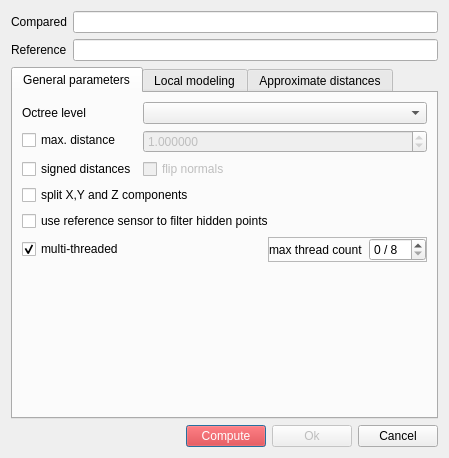
<?xml version="1.0" encoding="UTF-8"?>
<ui version="4.0">
 <class>ComparisonDialog</class>
 <widget class="QDialog" name="ComparisonDialog">
  <property name="geometry">
   <rect>
    <x>0</x>
    <y>0</y>
    <width>449</width>
    <height>458</height>
   </rect>
  </property>
  <property name="windowTitle">
   <string>Distance computation</string>
  </property>
  <layout class="QVBoxLayout" name="verticalLayout_5">
   <item>
    <layout class="QFormLayout" name="formLayout_2">
     <item row="0" column="0">
      <widget class="QLabel" name="label">
       <property name="text">
        <string>Compared</string>
       </property>
      </widget>
     </item>
     <item row="0" column="1">
      <widget class="QLineEdit" name="compName">
       <property name="readOnly">
        <bool>true</bool>
       </property>
      </widget>
     </item>
     <item row="1" column="0">
      <widget class="QLabel" name="label_2">
       <property name="text">
        <string>Reference</string>
       </property>
      </widget>
     </item>
     <item row="1" column="1">
      <widget class="QLineEdit" name="refName">
       <property name="readOnly">
        <bool>true</bool>
       </property>
      </widget>
     </item>
    </layout>
   </item>
   <item>
    <widget class="QTabWidget" name="preciseResultsTabWidget">
     <property name="currentIndex">
      <number>0</number>
     </property>
     <widget class="QWidget" name="generalParamsTab">
      <attribute name="title">
       <string>General parameters</string>
      </attribute>
      <layout class="QVBoxLayout" name="verticalLayout_7">
       <item>
        <layout class="QFormLayout" name="formLayout">
         <item row="0" column="0">
          <widget class="QLabel" name="label_5">
           <property name="toolTip">
            <string>Level of subdivision used for computing the distances</string>
           </property>
           <property name="text">
            <string>Octree level</string>
           </property>
          </widget>
         </item>
         <item row="0" column="1">
          <widget class="QComboBox" name="octreeLevelComboBox"/>
         </item>
         <item row="1" column="0">
          <widget class="QCheckBox" name="maxDistCheckBox">
           <property name="toolTip">
            <string>Acceleration: distances above this limit won't be computed accurately</string>
           </property>
           <property name="text">
            <string>max. distance</string>
           </property>
          </widget>
         </item>
         <item row="1" column="1">
          <widget class="QDoubleSpinBox" name="maxSearchDistSpinBox">
           <property name="enabled">
            <bool>false</bool>
           </property>
           <property name="toolTip">
            <string>Acceleration: distances above this limit won't be computed accurately</string>
           </property>
           <property name="decimals">
            <number>6</number>
           </property>
           <property name="maximum">
            <double>1000000000.000000000000000</double>
           </property>
           <property name="value">
            <double>1.000000000000000</double>
           </property>
          </widget>
         </item>
         <item row="2" column="0">
          <widget class="QCheckBox" name="signedDistCheckBox">
           <property name="toolTip">
            <string>compute signed distances (slower)</string>
           </property>
           <property name="statusTip">
            <string>compute signed distances (slower)</string>
           </property>
           <property name="text">
            <string>signed distances</string>
           </property>
          </widget>
         </item>
         <item row="2" column="1">
          <widget class="QCheckBox" name="flipNormalsCheckBox">
           <property name="enabled">
            <bool>false</bool>
           </property>
           <property name="text">
            <string>flip normals</string>
           </property>
          </widget>
         </item>
        </layout>
       </item>
       <item>
        <widget class="QCheckBox" name="split3DCheckBox">
         <property name="toolTip">
          <string>Generate 3 supplementary scalar fields with distances along each dimension</string>
         </property>
         <property name="statusTip">
          <string>Generate 3 supplementary scalar fields with distances along each dimension</string>
         </property>
         <property name="text">
          <string>split X,Y and Z components</string>
         </property>
        </widget>
       </item>
       <item>
        <widget class="QCheckBox" name="filterVisibilityCheckBox">
         <property name="toolTip">
          <string>Use the sensor associated to the reference cloud to ignore the points in the compared cloud
that could not have been seen (hidden/out of range/out of field of view).</string>
         </property>
         <property name="text">
          <string>use reference sensor to filter hidden points</string>
         </property>
        </widget>
       </item>
       <item>
        <layout class="QHBoxLayout" name="horizontalLayout">
         <item>
          <widget class="QCheckBox" name="multiThreadedCheckBox">
           <property name="text">
            <string>multi-threaded</string>
           </property>
           <property name="checked">
            <bool>true</bool>
           </property>
          </widget>
         </item>
         <item>
          <spacer name="horizontalSpacer">
           <property name="orientation">
            <enum>Qt::Horizontal</enum>
           </property>
           <property name="sizeHint" stdset="0">
            <size>
             <width>40</width>
             <height>20</height>
            </size>
           </property>
          </spacer>
         </item>
         <item>
          <widget class="QFrame" name="threadCountFrame">
           <property name="frameShape">
            <enum>QFrame::StyledPanel</enum>
           </property>
           <property name="frameShadow">
            <enum>QFrame::Raised</enum>
           </property>
           <layout class="QHBoxLayout" name="horizontalLayout_8">
            <property name="leftMargin">
             <number>0</number>
            </property>
            <property name="topMargin">
             <number>0</number>
            </property>
            <property name="rightMargin">
             <number>0</number>
            </property>
            <property name="bottomMargin">
             <number>0</number>
            </property>
            <item>
             <widget class="QLabel" name="label_6">
              <property name="text">
               <string>max thread count</string>
              </property>
             </widget>
            </item>
            <item>
             <widget class="QSpinBox" name="maxThreadCountSpinBox">
              <property name="toolTip">
               <string>Maximum number of threads/cores to be used
(CC or your computer might not respond for a while if you use all available cores)</string>
              </property>
              <property name="suffix">
               <string notr="true"> / 8</string>
              </property>
             </widget>
            </item>
           </layout>
          </widget>
         </item>
        </layout>
       </item>
       <item>
        <spacer name="verticalSpacer_2">
         <property name="orientation">
          <enum>Qt::Vertical</enum>
         </property>
         <property name="sizeHint" stdset="0">
          <size>
           <width>20</width>
           <height>87</height>
          </size>
         </property>
        </spacer>
       </item>
      </layout>
     </widget>
     <widget class="QWidget" name="localModelingTab">
      <attribute name="title">
       <string>Local modeling</string>
      </attribute>
      <layout class="QVBoxLayout" name="verticalLayout_3">
       <item>
        <layout class="QHBoxLayout">
         <item>
          <widget class="QLabel" name="label_3">
           <property name="text">
            <string>Local model</string>
           </property>
          </widget>
         </item>
         <item>
          <widget class="QComboBox" name="localModelComboBox"/>
         </item>
        </layout>
       </item>
       <item>
        <widget class="QFrame" name="localModelParamsFrame">
         <property name="enabled">
          <bool>false</bool>
         </property>
         <layout class="QVBoxLayout" name="verticalLayout_4">
          <property name="leftMargin">
           <number>0</number>
          </property>
          <property name="topMargin">
           <number>0</number>
          </property>
          <property name="rightMargin">
           <number>0</number>
          </property>
          <property name="bottomMargin">
           <number>0</number>
          </property>
          <item>
           <layout class="QHBoxLayout" name="horizontalLayout_2">
            <item>
             <layout class="QVBoxLayout" name="verticalLayout_2">
              <item>
               <widget class="QRadioButton" name="lmKNNRadioButton">
                <property name="text">
                 <string>Points (kNN)</string>
                </property>
                <property name="checked">
                 <bool>true</bool>
                </property>
               </widget>
              </item>
              <item>
               <widget class="QSpinBox" name="lmKNNSpinBox">
                <property name="minimum">
                 <number>3</number>
                </property>
                <property name="value">
                 <number>6</number>
                </property>
               </widget>
              </item>
             </layout>
            </item>
            <item>
             <layout class="QVBoxLayout" name="verticalLayout">
              <item>
               <widget class="QRadioButton" name="lmRadiusRadioButton">
                <property name="text">
                 <string>Radius (Sphere)</string>
                </property>
               </widget>
              </item>
              <item>
               <widget class="QDoubleSpinBox" name="lmRadiusDoubleSpinBox">
                <property name="enabled">
                 <bool>false</bool>
                </property>
                <property name="decimals">
                 <number>6</number>
                </property>
                <property name="maximum">
                 <double>1000000000.000000000000000</double>
                </property>
               </widget>
              </item>
             </layout>
            </item>
           </layout>
          </item>
          <item>
           <widget class="QCheckBox" name="lmOptimizeCheckBox">
            <property name="toolTip">
             <string>faster but more ... approximate</string>
            </property>
            <property name="text">
             <string>use the same model for nearby points</string>
            </property>
           </widget>
          </item>
         </layout>
        </widget>
       </item>
       <item>
        <spacer name="verticalSpacer">
         <property name="orientation">
          <enum>Qt::Vertical</enum>
         </property>
         <property name="sizeHint" stdset="0">
          <size>
           <width>20</width>
           <height>40</height>
          </size>
         </property>
        </spacer>
       </item>
      </layout>
     </widget>
     <widget class="QWidget" name="approxTab">
      <attribute name="title">
       <string>Approximate distances</string>
      </attribute>
      <layout class="QVBoxLayout" name="verticalLayout_9">
       <item>
        <widget class="QFrame" name="approxResultsInnerFrame">
         <property name="sizePolicy">
          <sizepolicy hsizetype="Preferred" vsizetype="Maximum">
           <horstretch>0</horstretch>
           <verstretch>0</verstretch>
          </sizepolicy>
         </property>
         <property name="frameShape">
          <enum>QFrame::StyledPanel</enum>
         </property>
         <property name="frameShadow">
          <enum>QFrame::Raised</enum>
         </property>
         <layout class="QVBoxLayout" name="verticalLayout_8">
          <property name="leftMargin">
           <number>0</number>
          </property>
          <property name="topMargin">
           <number>0</number>
          </property>
          <property name="rightMargin">
           <number>0</number>
          </property>
          <property name="bottomMargin">
           <number>0</number>
          </property>
          <item>
           <widget class="QLabel" name="label_4">
            <property name="styleSheet">
             <string notr="true">color: red;</string>
            </property>
            <property name="text">
             <string>Warning: approximate distances are only provided
to help advanced users setting the general parameters</string>
            </property>
            <property name="alignment">
             <set>Qt::AlignCenter</set>
            </property>
           </widget>
          </item>
          <item>
           <widget class="QTableWidget" name="approxStats">
            <property name="maximumSize">
             <size>
              <width>16777215</width>
              <height>150</height>
             </size>
            </property>
           </widget>
          </item>
          <item>
           <layout class="QHBoxLayout">
            <item>
             <spacer>
              <property name="orientation">
               <enum>Qt::Horizontal</enum>
              </property>
              <property name="sizeHint" stdset="0">
               <size>
                <width>40</width>
                <height>20</height>
               </size>
              </property>
             </spacer>
            </item>
            <item>
             <widget class="QToolButton" name="histoButton">
              <property name="text">
               <string notr="true">...</string>
              </property>
              <property name="icon">
               <iconset resource="icones.qrc">
                <normaloff>:/CC/images/ccHistogram.png</normaloff>:/CC/images/ccHistogram.png</iconset>
              </property>
             </widget>
            </item>
           </layout>
          </item>
         </layout>
        </widget>
       </item>
       <item>
        <spacer name="verticalSpacer_3">
         <property name="orientation">
          <enum>Qt::Vertical</enum>
         </property>
         <property name="sizeHint" stdset="0">
          <size>
           <width>20</width>
           <height>40</height>
          </size>
         </property>
        </spacer>
       </item>
      </layout>
     </widget>
    </widget>
   </item>
   <item>
    <layout class="QHBoxLayout">
     <item>
      <spacer>
       <property name="orientation">
        <enum>Qt::Horizontal</enum>
       </property>
       <property name="sizeHint" stdset="0">
        <size>
         <width>40</width>
         <height>20</height>
        </size>
       </property>
      </spacer>
     </item>
     <item>
      <widget class="QPushButton" name="computeButton">
       <property name="styleSheet">
        <string notr="true">background-color:red; color: white;</string>
       </property>
       <property name="text">
        <string>Compute</string>
       </property>
      </widget>
     </item>
     <item>
      <widget class="QPushButton" name="okButton">
       <property name="enabled">
        <bool>false</bool>
       </property>
       <property name="text">
        <string>Ok</string>
       </property>
      </widget>
     </item>
     <item>
      <widget class="QPushButton" name="cancelButton">
       <property name="text">
        <string>Cancel</string>
       </property>
      </widget>
     </item>
    </layout>
   </item>
  </layout>
 </widget>
 <resources>
  <include location="icones.qrc"/>
 </resources>
 <connections>
  <connection>
   <sender>maxDistCheckBox</sender>
   <signal>toggled(bool)</signal>
   <receiver>maxSearchDistSpinBox</receiver>
   <slot>setEnabled(bool)</slot>
   <hints>
    <hint type="sourcelabel">
     <x>93</x>
     <y>170</y>
    </hint>
    <hint type="destinationlabel">
     <x>298</x>
     <y>171</y>
    </hint>
   </hints>
  </connection>
  <connection>
   <sender>lmKNNRadioButton</sender>
   <signal>toggled(bool)</signal>
   <receiver>lmKNNSpinBox</receiver>
   <slot>setEnabled(bool)</slot>
   <hints>
    <hint type="sourcelabel">
     <x>122</x>
     <y>173</y>
    </hint>
    <hint type="destinationlabel">
     <x>122</x>
     <y>206</y>
    </hint>
   </hints>
  </connection>
  <connection>
   <sender>lmRadiusRadioButton</sender>
   <signal>toggled(bool)</signal>
   <receiver>lmRadiusDoubleSpinBox</receiver>
   <slot>setEnabled(bool)</slot>
   <hints>
    <hint type="sourcelabel">
     <x>317</x>
     <y>173</y>
    </hint>
    <hint type="destinationlabel">
     <x>317</x>
     <y>206</y>
    </hint>
   </hints>
  </connection>
 </connections>
</ui>
